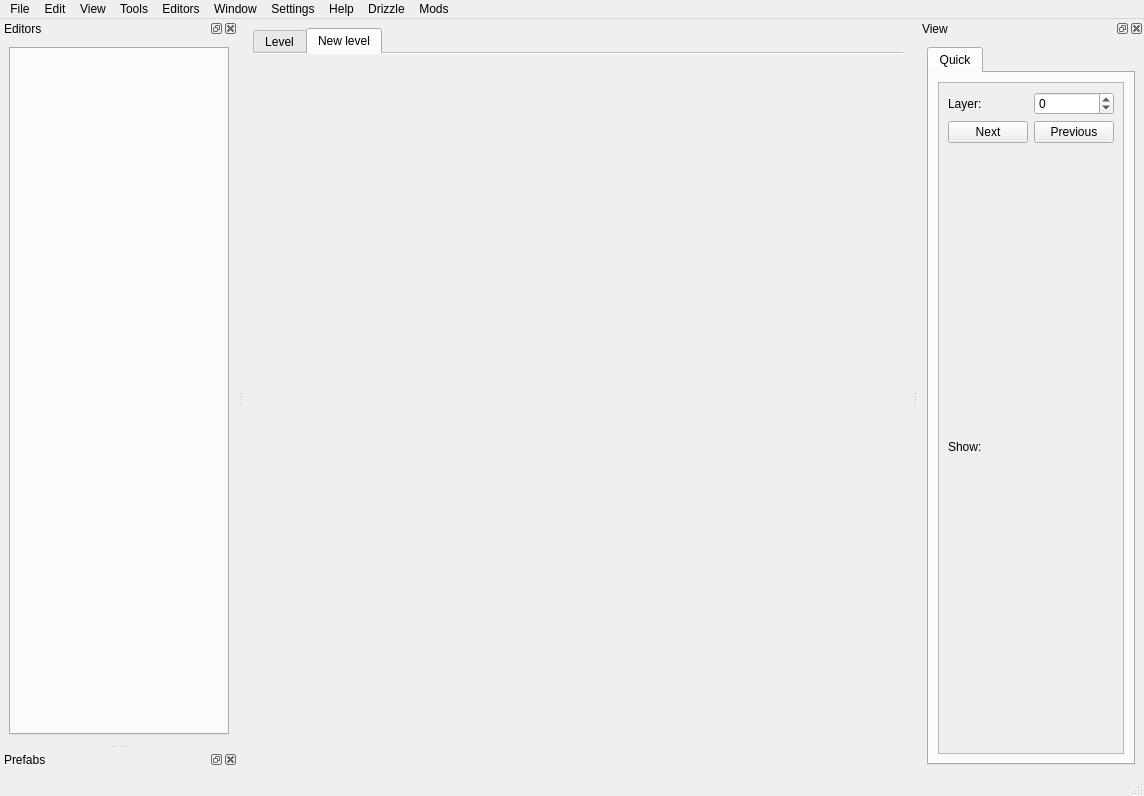
<?xml version="1.0" encoding="UTF-8"?>
<ui version="4.0">
 <class>MainWindow</class>
 <widget class="QMainWindow" name="MainWindow">
  <property name="geometry">
   <rect>
    <x>0</x>
    <y>0</y>
    <width>1144</width>
    <height>796</height>
   </rect>
  </property>
  <property name="sizePolicy">
   <sizepolicy hsizetype="Preferred" vsizetype="Preferred">
    <horstretch>1</horstretch>
    <verstretch>0</verstretch>
   </sizepolicy>
  </property>
  <property name="minimumSize">
   <size>
    <width>1</width>
    <height>400</height>
   </size>
  </property>
  <property name="windowTitle">
   <string>RWE#</string>
  </property>
  <property name="windowIcon">
   <iconset resource="../../../resources/res.qrc">
    <normaloff>:/icons/icon.svg</normaloff>:/icons/icon.svg</iconset>
  </property>
  <property name="styleSheet">
   <string notr="true"/>
  </property>
  <property name="tabShape">
   <enum>QTabWidget::TabShape::Rounded</enum>
  </property>
  <property name="dockNestingEnabled">
   <bool>false</bool>
  </property>
  <property name="dockOptions">
   <set>QMainWindow::DockOption::AllowTabbedDocks|QMainWindow::DockOption::AnimatedDocks|QMainWindow::DockOption::VerticalTabs</set>
  </property>
  <widget class="QWidget" name="centralwidget">
   <layout class="QGridLayout" name="gridLayout_6">
    <item row="0" column="1">
     <widget class="LevelTabs" name="tabWidget">
      <property name="tabShape">
       <enum>QTabWidget::TabShape::Rounded</enum>
      </property>
      <property name="currentIndex">
       <number>1</number>
      </property>
      <property name="elideMode">
       <enum>Qt::TextElideMode::ElideNone</enum>
      </property>
      <property name="documentMode">
       <bool>true</bool>
      </property>
      <property name="tabBarAutoHide">
       <bool>false</bool>
      </property>
      <widget class="QWidget" name="level1">
       <attribute name="title">
        <string>Level</string>
       </attribute>
       <layout class="QGridLayout" name="gridLayout_3"/>
      </widget>
      <widget class="QWidget" name="new">
       <attribute name="title">
        <string>New level</string>
       </attribute>
       <layout class="QGridLayout" name="gridLayout"/>
      </widget>
     </widget>
    </item>
   </layout>
  </widget>
  <widget class="QStatusBar" name="statusbar">
   <property name="enabled">
    <bool>true</bool>
   </property>
  </widget>
  <widget class="ViewDockWidget" name="DockTools">
   <property name="sizePolicy">
    <sizepolicy hsizetype="Preferred" vsizetype="Preferred">
     <horstretch>0</horstretch>
     <verstretch>3</verstretch>
    </sizepolicy>
   </property>
   <property name="minimumSize">
    <size>
     <width>238</width>
     <height>571</height>
    </size>
   </property>
   <property name="maximumSize">
    <size>
     <width>524287</width>
     <height>524287</height>
    </size>
   </property>
   <property name="windowIcon">
    <iconset>
     <normaloff>:/icons/icon_small.png</normaloff>:/icons/icon_small.png</iconset>
   </property>
   <property name="styleSheet">
    <string notr="true"/>
   </property>
   <property name="locale">
    <locale language="English" country="UnitedStates"/>
   </property>
   <property name="features">
    <set>QDockWidget::DockWidgetFeature::DockWidgetClosable|QDockWidget::DockWidgetFeature::DockWidgetFloatable|QDockWidget::DockWidgetFeature::DockWidgetMovable</set>
   </property>
   <property name="windowTitle">
    <string>Editors</string>
   </property>
   <attribute name="dockWidgetArea">
    <number>1</number>
   </attribute>
   <widget class="QWidget" name="spacer">
    <layout class="QGridLayout" name="gridLayout_2">
     <item row="0" column="1">
      <widget class="QTabWidget" name="ToolsTabs">
       <property name="sizePolicy">
        <sizepolicy hsizetype="Preferred" vsizetype="Ignored">
         <horstretch>0</horstretch>
         <verstretch>0</verstretch>
        </sizepolicy>
       </property>
       <property name="toolTip">
        <string>Toggle view for ceirtain objects</string>
       </property>
       <property name="layoutDirection">
        <enum>Qt::LayoutDirection::LeftToRight</enum>
       </property>
       <property name="autoFillBackground">
        <bool>false</bool>
       </property>
       <property name="styleSheet">
        <string notr="true"/>
       </property>
       <property name="locale">
        <locale language="English" country="UnitedStates"/>
       </property>
       <property name="currentIndex">
        <number>-1</number>
       </property>
      </widget>
     </item>
    </layout>
   </widget>
  </widget>
  <widget class="QMenuBar" name="menubar">
   <property name="geometry">
    <rect>
     <x>0</x>
     <y>0</y>
     <width>1144</width>
     <height>25</height>
    </rect>
   </property>
   <widget class="QMenu" name="menuFile">
    <property name="title">
     <string>File</string>
    </property>
    <widget class="QMenu" name="menuRecent">
     <property name="title">
      <string>Recent...</string>
     </property>
     <property name="icon">
      <iconset theme="document-open-recent"/>
     </property>
    </widget>
    <addaction name="actionNew"/>
    <addaction name="actionOpen"/>
    <addaction name="menuRecent"/>
    <addaction name="actionClose"/>
    <addaction name="separator"/>
    <addaction name="actionSave"/>
    <addaction name="actionSave_As"/>
    <addaction name="separator"/>
    <addaction name="actionOpen_Levels_Folder"/>
   </widget>
   <widget class="QMenu" name="menuSettings">
    <property name="title">
     <string>Settings</string>
    </property>
    <addaction name="actionPreferences"/>
    <addaction name="actionHotkeys"/>
   </widget>
   <widget class="QMenu" name="menuHelp">
    <property name="title">
     <string>Help</string>
    </property>
    <addaction name="actionAbout"/>
    <addaction name="actionAbout_Qt"/>
    <addaction name="separator"/>
    <addaction name="actionRWE_Github"/>
    <addaction name="actionRWE_Issues"/>
   </widget>
   <widget class="QMenu" name="menutools">
    <property name="title">
     <string>Tools</string>
    </property>
   </widget>
   <widget class="QMenu" name="menuDrizzle">
    <property name="title">
     <string>Drizzle</string>
    </property>
    <addaction name="actionRender"/>
    <addaction name="actionRender_All_Levels"/>
    <addaction name="actionDrizzleOpenExplorer"/>
    <addaction name="actionLaunch_Drizzle"/>
   </widget>
   <widget class="QMenu" name="menuMods">
    <property name="title">
     <string>Mods</string>
    </property>
    <widget class="QMenu" name="menuConfigure">
     <property name="title">
      <string>Configure</string>
     </property>
    </widget>
    <addaction name="menuConfigure"/>
   </widget>
   <widget class="QMenu" name="menuView">
    <property name="title">
     <string>View</string>
    </property>
    <addaction name="actionReset_Viewport"/>
   </widget>
   <widget class="QMenu" name="menuedit">
    <property name="title">
     <string>Edit</string>
    </property>
    <addaction name="actionUndo"/>
    <addaction name="actionRedo"/>
    <addaction name="separator"/>
    <addaction name="actionZoom_In"/>
    <addaction name="actionZoom_Out"/>
    <addaction name="separator"/>
    <addaction name="actionNext_Layer"/>
    <addaction name="actionPrevious_Layer"/>
   </widget>
   <widget class="QMenu" name="menuWindow">
    <property name="title">
     <string>Window</string>
    </property>
    <addaction name="actionEditors"/>
    <addaction name="actionView"/>
    <addaction name="actionPrefabs"/>
   </widget>
   <widget class="QMenu" name="menuEditors">
    <property name="title">
     <string>Editors</string>
    </property>
   </widget>
   <addaction name="menuFile"/>
   <addaction name="menuedit"/>
   <addaction name="menuView"/>
   <addaction name="menutools"/>
   <addaction name="menuEditors"/>
   <addaction name="menuWindow"/>
   <addaction name="menuSettings"/>
   <addaction name="menuHelp"/>
   <addaction name="menuDrizzle"/>
   <addaction name="menuMods"/>
  </widget>
  <widget class="ViewDockWidget" name="DockView">
   <property name="enabled">
    <bool>true</bool>
   </property>
   <property name="sizePolicy">
    <sizepolicy hsizetype="Preferred" vsizetype="Preferred">
     <horstretch>0</horstretch>
     <verstretch>1</verstretch>
    </sizepolicy>
   </property>
   <property name="minimumSize">
    <size>
     <width>161</width>
     <height>176</height>
    </size>
   </property>
   <property name="maximumSize">
    <size>
     <width>524287</width>
     <height>524287</height>
    </size>
   </property>
   <property name="baseSize">
    <size>
     <width>200</width>
     <height>300</height>
    </size>
   </property>
   <property name="acceptDrops">
    <bool>true</bool>
   </property>
   <property name="windowIcon">
    <iconset>
     <normaloff>:/icons/icon_small.png</normaloff>:/icons/icon_small.png</iconset>
   </property>
   <property name="features">
    <set>QDockWidget::DockWidgetFeature::DockWidgetClosable|QDockWidget::DockWidgetFeature::DockWidgetFloatable|QDockWidget::DockWidgetFeature::DockWidgetMovable</set>
   </property>
   <property name="windowTitle">
    <string>View</string>
   </property>
   <property name="dockLocation">
    <enum>Qt::DockWidgetArea::RightDockWidgetArea</enum>
   </property>
   <attribute name="dockWidgetArea">
    <number>2</number>
   </attribute>
   <widget class="QWidget" name="ViewDock">
    <layout class="QVBoxLayout" name="verticalLayout_2">
     <item>
      <widget class="QTabWidget" name="ViewTab">
       <property name="sizePolicy">
        <sizepolicy hsizetype="Preferred" vsizetype="Preferred">
         <horstretch>0</horstretch>
         <verstretch>0</verstretch>
        </sizepolicy>
       </property>
       <property name="currentIndex">
        <number>0</number>
       </property>
       <widget class="QWidget" name="VQuick">
        <attribute name="title">
         <string>Quick</string>
        </attribute>
        <layout class="QVBoxLayout" name="verticalLayout_8">
         <item>
          <widget class="QScrollArea" name="scrollArea_4">
           <property name="sizePolicy">
            <sizepolicy hsizetype="Preferred" vsizetype="Preferred">
             <horstretch>0</horstretch>
             <verstretch>0</verstretch>
            </sizepolicy>
           </property>
           <property name="widgetResizable">
            <bool>true</bool>
           </property>
           <widget class="QWidget" name="scrollAreaWidgetContents_4">
            <property name="geometry">
             <rect>
              <x>0</x>
              <y>0</y>
              <width>198</width>
              <height>656</height>
             </rect>
            </property>
            <layout class="QVBoxLayout" name="verticalLayout">
             <item>
              <layout class="QHBoxLayout" name="horizontalLayout">
               <item>
                <widget class="QLabel" name="label">
                 <property name="text">
                  <string>Layer:</string>
                 </property>
                </widget>
               </item>
               <item>
                <widget class="QSpinBox" name="LayerChange">
                 <property name="wrapping">
                  <bool>true</bool>
                 </property>
                 <property name="maximum">
                  <number>2</number>
                 </property>
                </widget>
               </item>
              </layout>
             </item>
             <item>
              <layout class="QVBoxLayout" name="QuickOverlay">
               <item>
                <layout class="QHBoxLayout" name="horizontalLayout_2">
                 <item>
                  <widget class="QPushButton" name="NextLayer">
                   <property name="text">
                    <string>Next</string>
                   </property>
                  </widget>
                 </item>
                 <item>
                  <widget class="QPushButton" name="PreviousLayer">
                   <property name="text">
                    <string>Previous</string>
                   </property>
                  </widget>
                 </item>
                </layout>
               </item>
               <item>
                <widget class="QLabel" name="VQuickLabel">
                 <property name="text">
                  <string>Show:</string>
                 </property>
                </widget>
               </item>
              </layout>
             </item>
            </layout>
           </widget>
          </widget>
         </item>
        </layout>
       </widget>
      </widget>
     </item>
    </layout>
   </widget>
  </widget>
  <widget class="ViewDockWidget" name="DockPrefabs">
   <property name="features">
    <set>QDockWidget::DockWidgetFeature::DockWidgetClosable|QDockWidget::DockWidgetFeature::DockWidgetFloatable|QDockWidget::DockWidgetFeature::DockWidgetMovable</set>
   </property>
   <property name="windowTitle">
    <string>Prefabs</string>
   </property>
   <property name="dockLocation">
    <enum>Qt::DockWidgetArea::LeftDockWidgetArea</enum>
   </property>
   <attribute name="dockWidgetArea">
    <number>1</number>
   </attribute>
   <widget class="QWidget" name="dockWidgetContents_2">
    <widget class="QLabel" name="label_14">
     <property name="geometry">
      <rect>
       <x>10</x>
       <y>10</y>
       <width>131</width>
       <height>16</height>
      </rect>
     </property>
     <property name="text">
      <string>Prefabs idk</string>
     </property>
    </widget>
   </widget>
  </widget>
  <action name="actionOpen">
   <property name="icon">
    <iconset theme="document-open"/>
   </property>
   <property name="text">
    <string>Open</string>
   </property>
  </action>
  <action name="actionNew">
   <property name="icon">
    <iconset theme="document-new"/>
   </property>
   <property name="text">
    <string>New</string>
   </property>
   <property name="toolTip">
    <string>New level</string>
   </property>
  </action>
  <action name="actionClose">
   <property name="icon">
    <iconset theme="application-exit"/>
   </property>
   <property name="text">
    <string>Close</string>
   </property>
   <property name="menuRole">
    <enum>QAction::MenuRole::QuitRole</enum>
   </property>
  </action>
  <action name="actionlevel1">
   <property name="text">
    <string>level1</string>
   </property>
  </action>
  <action name="actionSave">
   <property name="icon">
    <iconset theme="document-save"/>
   </property>
   <property name="text">
    <string>Save</string>
   </property>
   <property name="toolTip">
    <string>Save the level</string>
   </property>
  </action>
  <action name="actionSave_As">
   <property name="icon">
    <iconset theme="document-save-as"/>
   </property>
   <property name="text">
    <string>Save As...</string>
   </property>
  </action>
  <action name="actionAbout">
   <property name="icon">
    <iconset theme="dialog-information"/>
   </property>
   <property name="text">
    <string>About</string>
   </property>
   <property name="menuRole">
    <enum>QAction::MenuRole::AboutRole</enum>
   </property>
  </action>
  <action name="actionAbout_Qt">
   <property name="icon">
    <iconset theme="dialog-information"/>
   </property>
   <property name="text">
    <string>About Qt</string>
   </property>
   <property name="menuRole">
    <enum>QAction::MenuRole::AboutQtRole</enum>
   </property>
  </action>
  <action name="actionPreferences">
   <property name="icon">
    <iconset theme="document-properties"/>
   </property>
   <property name="text">
    <string>Preferences...</string>
   </property>
   <property name="menuRole">
    <enum>QAction::MenuRole::PreferencesRole</enum>
   </property>
  </action>
  <action name="actionRender">
   <property name="text">
    <string>Render</string>
   </property>
  </action>
  <action name="actionHotkeys">
   <property name="icon">
    <iconset theme="input-keyboard"/>
   </property>
   <property name="text">
    <string>Hotkeys...</string>
   </property>
  </action>
  <action name="actionDrizzleOpenExplorer">
   <property name="icon">
    <iconset theme="QIcon::ThemeIcon::FolderOpen"/>
   </property>
   <property name="text">
    <string>Open Drizzle in Explorer</string>
   </property>
  </action>
  <action name="actionUndo">
   <property name="icon">
    <iconset theme="edit-undo"/>
   </property>
   <property name="text">
    <string>Undo</string>
   </property>
  </action>
  <action name="actionRedo">
   <property name="icon">
    <iconset theme="edit-redo"/>
   </property>
   <property name="text">
    <string>Redo</string>
   </property>
  </action>
  <action name="actionEditors">
   <property name="checkable">
    <bool>true</bool>
   </property>
   <property name="text">
    <string>Editors</string>
   </property>
  </action>
  <action name="actionView">
   <property name="checkable">
    <bool>true</bool>
   </property>
   <property name="text">
    <string>View</string>
   </property>
  </action>
  <action name="actionPrefabs">
   <property name="checkable">
    <bool>true</bool>
   </property>
   <property name="text">
    <string>Prefabs</string>
   </property>
  </action>
  <action name="actionZoom_In">
   <property name="icon">
    <iconset theme="QIcon::ThemeIcon::ZoomIn"/>
   </property>
   <property name="text">
    <string>Zoom In</string>
   </property>
  </action>
  <action name="actionZoom_Out">
   <property name="icon">
    <iconset theme="QIcon::ThemeIcon::ZoomOut"/>
   </property>
   <property name="text">
    <string>Zoom Out</string>
   </property>
  </action>
  <action name="actionRender_All_Levels">
   <property name="text">
    <string>Render All Levels</string>
   </property>
  </action>
  <action name="actionLaunch_Drizzle">
   <property name="text">
    <string>Launch Drizzle</string>
   </property>
  </action>
  <action name="actionRWE_Github">
   <property name="icon">
    <iconset resource="../../../resources/res.qrc">
     <normaloff>:/icons/github-mark-white.svg</normaloff>:/icons/github-mark-white.svg</iconset>
   </property>
   <property name="text">
    <string>RWE# Github</string>
   </property>
  </action>
  <action name="actionRWE_Issues">
   <property name="icon">
    <iconset resource="../../../resources/res.qrc">
     <normaloff>:/icons/github-mark-white.svg</normaloff>:/icons/github-mark-white.svg</iconset>
   </property>
   <property name="text">
    <string>RWE# Issues</string>
   </property>
  </action>
  <action name="actionOpen_Levels_Folder">
   <property name="icon">
    <iconset theme="QIcon::ThemeIcon::FolderOpen"/>
   </property>
   <property name="text">
    <string>Open Levels Folder</string>
   </property>
  </action>
  <action name="actionOpen_ShowLevelFile">
   <property name="icon">
    <iconset theme="QIcon::ThemeIcon::FolderOpen"/>
   </property>
   <property name="text">
    <string>Show Level File</string>
   </property>
  </action>
  <action name="actionNext_Layer">
   <property name="text">
    <string>Next Layer</string>
   </property>
  </action>
  <action name="actionPrevious_Layer">
   <property name="text">
    <string>Previous Layer</string>
   </property>
  </action>
  <action name="actionReset_Viewport">
   <property name="icon">
    <iconset theme="QIcon::ThemeIcon::ViewRefresh"/>
   </property>
   <property name="text">
    <string>Reset Viewport</string>
   </property>
  </action>
 </widget>
 <customwidgets>
  <customwidget>
   <class>ViewDockWidget</class>
   <extends>QDockWidget</extends>
   <header>RWESharpWidgets.h</header>
   <container>1</container>
  </customwidget>
  <customwidget>
   <class>LevelTabs</class>
   <extends>QTabWidget</extends>
   <header>RWESharpWidgets.h</header>
   <container>1</container>
  </customwidget>
 </customwidgets>
 <resources>
  <include location="../../../resources/res.qrc"/>
 </resources>
 <connections/>
</ui>
